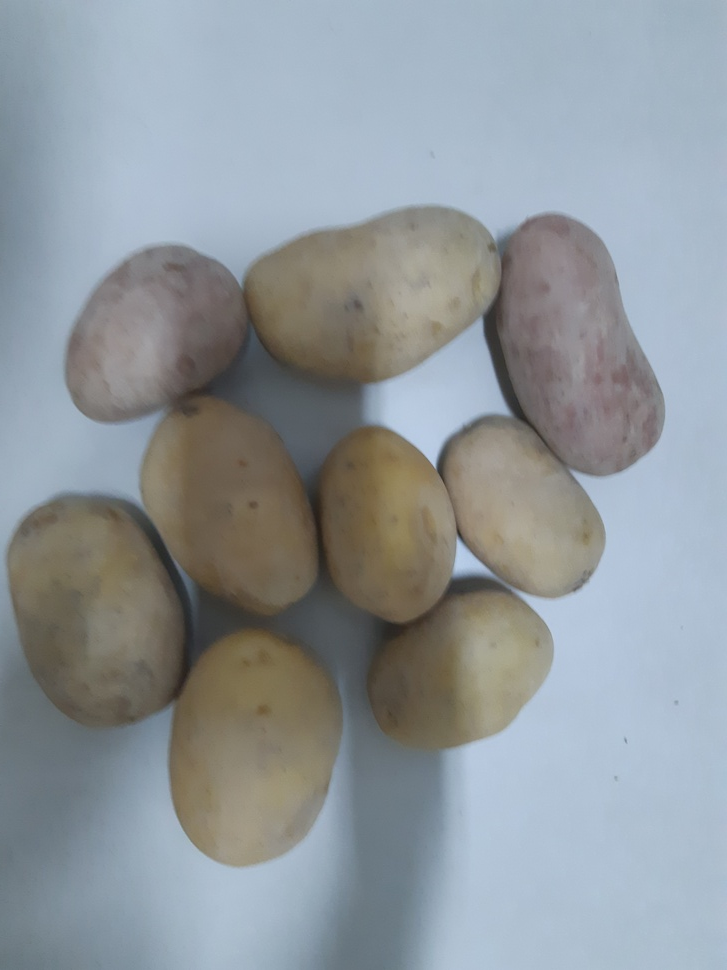
#> input picture Roteiros de Estudo Orientado - REOs/REO 02/AULA_02/batata.jpg, 727 x 970 px, shrunk from 3456 x 4608 before the run
$ python aula_02_ex_06.py
#> lines starting #> are read from the running program, lines starting #| are printed output that depends on the picture
########################################################################################################################
# Lavras - MG
# 20/06/2020
# Universidade Federal de Lavras - UFLA
# Departamento de Biologia
# Programa de Pós Graduação em Genética e Melhoramento de Plantas
# Disciplina: Visão Computacional No Melhoramento de Plantas
# Professor: Vinícius Quintão Carneiro
# E-mail: vinicius.carneiro@ufla.br
# GITHUB: vqcarneiro - https://github.com/VQCarneiro
########################################################################################################################
# PROCEDIMENTO: Histogramas de imagens coloridas em YCRCB
########################################################################################################################
# Importar pacotes
import cv2 # Importa o pacote opencv
from matplotlib import pyplot as plt # Importa o pacote matplotlib
########################################################################################################################
# Leitura da imagem

#nome_arquivo = 'img_feijao.jpg'
nome_arquivo = 'feijao.jpg'
nome_arquivo = 'batata.jpg'

img_bgr = cv2.imread(nome_arquivo,1)
#> img_bgr is the input picture: shape (970, 727, 3); mean B, G, R 156, 151.2, 144
img_YCRCB = cv2.cvtColor(img_bgr,cv2.COLOR_BGR2YCR_CB)
#> img_YCRCB: shape (970, 727, 3); mean of channels 0, 1, 2 149.6, 124, 131.7
img_rgb = cv2.cvtColor(img_bgr,cv2.COLOR_BGR2RGB)

########################################################################################################################
# Histograma da imagem

# Histograma de imagem em escala de cinza
hist_Y = cv2.calcHist([img_YCRCB],[0],None,[256],[0,256])
#> hist_Y = 256 values, max 32565 at index 186, min 0 at index 0, mean 2754.6
hist_CR = cv2.calcHist([img_YCRCB],[1],None,[256],[0,256])
#> hist_CR = 256 values, max 243979 at index 118, min 0 at index 0, mean 2754.6
hist_CB = cv2.calcHist([img_YCRCB],[2],None,[256],[0,256])
#> hist_CB = 256 values, max 172467 at index 139, min 0 at index 0, mean 2754.6

########################################################################################################################
# Apresentar imagens

plt.figure('IMAGEM')
plt.subplot(3,3,1)
plt.imshow(img_rgb,cmap="gray")
plt.title("RGB")

plt.subplot(3,3,2)
plt.imshow(img_YCRCB,cmap="gray")
plt.title("YCRCB")

plt.subplot(3,3,4)
plt.imshow(img_YCRCB[:,:,0],cmap='gray')
plt.title("Y")

plt.subplot(3,3,7)
plt.plot(hist_Y,color = 'black')
plt.title("Histograma - Y")
plt.xlim([0,256])
plt.xlabel("Valores Pixels")
plt.ylabel("Número de Pixels")

plt.subplot(3,3,5)
plt.imshow(img_YCRCB[:,:,1],cmap='gray')
plt.title("CR")

plt.subplot(3,3,8)
plt.plot(hist_CR,color = 'black')
plt.title("Histograma - CR")
plt.xlim([0,256])
plt.xlabel("Valores Pixels")
plt.ylabel("Número de Pixels")

plt.subplot(3,3,6)
plt.imshow(img_YCRCB[:,:,2],cmap='gray')
plt.title("CB")

plt.subplot(3,3,9)
plt.plot(hist_CB,color = 'black')
plt.title("Histograma - CB")
plt.xlim([0,256])
plt.xlabel("Valores Pixels")
plt.ylabel("Número de Pixels")

plt.show()
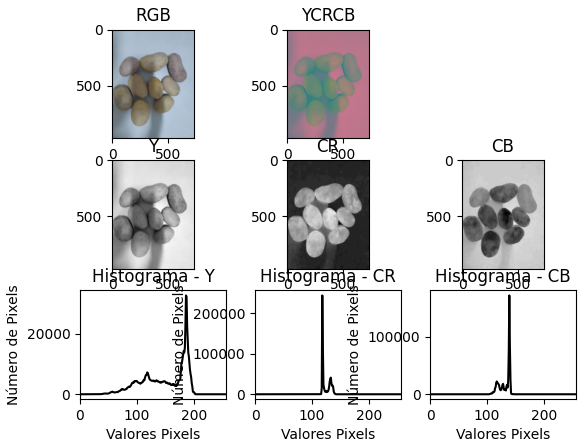
#> figure drawn by matplotlib, 8 panels; panel 4: curve peaks at x = 186, y = 32565; panel 6: curve peaks at x = 118, y = 243979; panel 8: curve peaks at x = 139, y = 172467
########################################################################################################################
